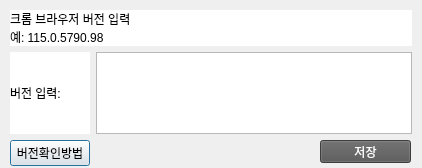
<?xml version="1.0" encoding="UTF-8"?>
<ui version="4.0">
 <class>Dialog</class>
 <widget class="QDialog" name="Dialog">
  <property name="geometry">
   <rect>
    <x>0</x>
    <y>0</y>
    <width>422</width>
    <height>168</height>
   </rect>
  </property>
  <property name="windowTitle">
   <string>Dialog</string>
  </property>
  <widget class="QWidget" name="verticalLayoutWidget">
   <property name="geometry">
    <rect>
     <x>0</x>
     <y>0</y>
     <width>422</width>
     <height>176</height>
    </rect>
   </property>
   <layout class="QVBoxLayout" name="verticalLayout">
    <property name="leftMargin">
     <number>10</number>
    </property>
    <property name="topMargin">
     <number>10</number>
    </property>
    <property name="rightMargin">
     <number>10</number>
    </property>
    <property name="bottomMargin">
     <number>10</number>
    </property>
    <item>
     <widget class="QLabel" name="label">
      <property name="styleSheet">
       <string notr="true">background-color : rgb(255, 255, 255);
font: 16pt &quot;나눔고딕 ExtraBold&quot;;</string>
      </property>
      <property name="text">
       <string>크롬 브라우저 버전 입력
예: 115.0.5790.98</string>
      </property>
     </widget>
    </item>
    <item>
     <layout class="QGridLayout" name="gridLayout">
      <property name="rightMargin">
       <number>0</number>
      </property>
      <item row="3" column="1">
       <widget class="QTextEdit" name="textEdit_chromeVersion">
        <property name="font">
         <font>
          <family>Agency FB</family>
          <pointsize>12</pointsize>
         </font>
        </property>
       </widget>
      </item>
      <item row="3" column="0">
       <widget class="QLabel" name="label_3">
        <property name="styleSheet">
         <string notr="true">background-color : rgb(255, 255, 255);
font: 16pt &quot;나눔고딕 ExtraBold&quot;;</string>
        </property>
        <property name="text">
         <string>버전 입력: </string>
        </property>
       </widget>
      </item>
      <item row="4" column="0">
       <widget class="QPushButton" name="manual_button">
        <property name="text">
         <string>버전확인방법</string>
        </property>
       </widget>
      </item>
     </layout>
    </item>
   </layout>
  </widget>
  <widget class="QPushButton" name="btn_saveChromeVersion">
   <property name="geometry">
    <rect>
     <x>320</x>
     <y>140</y>
     <width>91</width>
     <height>23</height>
    </rect>
   </property>
   <property name="styleSheet">
    <string notr="true">background-color : rgb(85, 85, 85);
color: rgb(255, 255, 255);
font: 9pt &quot;나눔고딕 ExtraBold&quot;;</string>
   </property>
   <property name="text">
    <string>저장</string>
   </property>
  </widget>
 </widget>
 <resources/>
 <connections/>
</ui>
